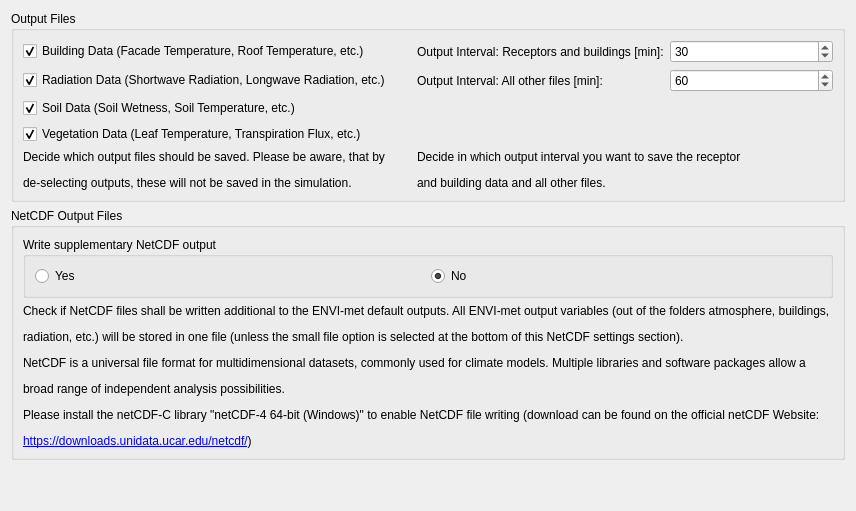
             <widget class="QWidget" name="tab_Output">
              <attribute name="title">
               <string>Output Settings</string>
              </attribute>
              <layout class="QGridLayout" name="gridLayout_98">
               <item row="0" column="0">
                <widget class="QGroupBox" name="gb_outputFiles">
                 <property name="title">
                  <string>Output Files</string>
                 </property>
                 <layout class="QGridLayout" name="gridLayout_34">
                  <item row="0" column="0">
                   <widget class="QCheckBox" name="cb_outputBldData">
                    <property name="text">
                     <string>Building Data (Facade Temperature, Roof Temperature, etc.)</string>
                    </property>
                    <property name="checked">
                     <bool>true</bool>
                    </property>
                   </widget>
                  </item>
                  <item row="3" column="0">
                   <widget class="QCheckBox" name="cb_outputVegData">
                    <property name="text">
                     <string>Vegetation Data (Leaf Temperature, Transpiration Flux, etc.)</string>
                    </property>
                    <property name="checked">
                     <bool>true</bool>
                    </property>
                   </widget>
                  </item>
                  <item row="1" column="0">
                   <widget class="QCheckBox" name="cb_outputRadData">
                    <property name="text">
                     <string>Radiation Data (Shortwave Radiation, Longwave Radiation, etc.)</string>
                    </property>
                    <property name="checked">
                     <bool>true</bool>
                    </property>
                   </widget>
                  </item>
                  <item row="1" column="1" rowspan="2">
                   <spacer name="verticalSpacer_8">
                    <property name="orientation">
                     <enum>Qt::Vertical</enum>
                    </property>
                    <property name="sizeHint" stdset="0">
                     <size>
                      <width>20</width>
                      <height>40</height>
                     </size>
                    </property>
                   </spacer>
                  </item>
                  <item row="0" column="3">
                   <widget class="QSpinBox" name="sb_outputIntRecBld">
                    <property name="minimum">
                     <number>1</number>
                    </property>
                    <property name="maximum">
                     <number>100000</number>
                    </property>
                    <property name="value">
                     <number>30</number>
                    </property>
                   </widget>
                  </item>
                  <item row="4" column="0">
                   <widget class="QLabel" name="label_145">
                    <property name="text">
                     <string>&lt;html&gt;&lt;head/&gt;&lt;body&gt;&lt;p&gt;Decide which output files should be saved. Please be aware, that by &lt;/p&gt;&lt;p&gt;de-selecting outputs, these will not be saved in the simulation.&lt;/p&gt;&lt;/body&gt;&lt;/html&gt;</string>
                    </property>
                   </widget>
                  </item>
                  <item row="2" column="0">
                   <widget class="QCheckBox" name="cb_outputSoilData">
                    <property name="text">
                     <string>Soil Data (Soil Wetness, Soil Temperature, etc.)</string>
                    </property>
                    <property name="checked">
                     <bool>true</bool>
                    </property>
                   </widget>
                  </item>
                  <item row="4" column="2" colspan="2">
                   <widget class="QLabel" name="label_148">
                    <property name="text">
                     <string>&lt;html&gt;&lt;head/&gt;&lt;body&gt;&lt;p&gt;Decide in which output interval you want to save the receptor &lt;/p&gt;&lt;p&gt;and building data and all other files.&lt;/p&gt;&lt;/body&gt;&lt;/html&gt;</string>
                    </property>
                   </widget>
                  </item>
                  <item row="1" column="2">
                   <widget class="QLabel" name="label_147">
                    <property name="text">
                     <string>Output Interval: All other files [min]:</string>
                    </property>
                   </widget>
                  </item>
                  <item row="1" column="3">
                   <widget class="QSpinBox" name="sb_outputIntOther">
                    <property name="minimum">
                     <number>1</number>
                    </property>
                    <property name="maximum">
                     <number>100000</number>
                    </property>
                    <property name="value">
                     <number>60</number>
                    </property>
                   </widget>
                  </item>
                  <item row="0" column="2">
                   <widget class="QLabel" name="label_146">
                    <property name="text">
                     <string>Output Interval: Receptors and buildings [min]:</string>
                    </property>
                   </widget>
                  </item>
                 </layout>
                </widget>
               </item>
               <item row="1" column="0">
                <widget class="QGroupBox" name="gb_netCDFoutput">
                 <property name="title">
                  <string>NetCDF Output Files</string>
                 </property>
                 <layout class="QGridLayout" name="gridLayout_35">
                  <item row="0" column="0">
                   <layout class="QVBoxLayout" name="verticalLayout_13">
                    <item>
                     <widget class="QGroupBox" name="gb_writeNetCDF">
                      <property name="title">
                       <string>Write supplementary NetCDF output</string>
                      </property>
                      <layout class="QGridLayout" name="gridLayout_102">
                       <item row="0" column="0">
                        <widget class="QRadioButton" name="rb_writeNetCDFyes">
                         <property name="sizePolicy">
                          <sizepolicy hsizetype="Minimum" vsizetype="Preferred">
                           <horstretch>0</horstretch>
                           <verstretch>0</verstretch>
                          </sizepolicy>
                         </property>
                         <property name="text">
                          <string>Yes</string>
                         </property>
                        </widget>
                       </item>
                       <item row="0" column="1">
                        <widget class="QRadioButton" name="rb_writeNetCDFNo">
                         <property name="text">
                          <string>No</string>
                         </property>
                         <property name="checked">
                          <bool>true</bool>
                         </property>
                        </widget>
                       </item>
                      </layout>
                     </widget>
                    </item>
                    <item>
                     <widget class="QLabel" name="label_149">
                      <property name="text">
                       <string>&lt;html&gt;&lt;head/&gt;&lt;body&gt;&lt;p&gt;Check if NetCDF files shall be written additional to the ENVI-met default outputs. All ENVI-met output variables (out of the folders atmosphere, buildings, &lt;/p&gt;&lt;p&gt;radiation, etc.) will be stored in one file (unless the small file option is selected at the bottom of this NetCDF settings section). &lt;/p&gt;&lt;p&gt;NetCDF is a universal file format for multidimensional datasets, commonly used for climate models. Multiple libraries and software packages allow a &lt;/p&gt;&lt;p&gt;broad range of independent analysis possibilities.&lt;/p&gt;&lt;p&gt;Please install the netCDF-C library &amp;quot;netCDF-4 64-bit (Windows)&amp;quot; to enable NetCDF file writing (download can be found on the official netCDF Website:&lt;/p&gt;&lt;p&gt;&lt;a href=&quot;https://downloads.unidata.ucar.edu/netcdf/&quot;&gt;&lt;span style=&quot; text-decoration: underline; color:#0000ff;&quot;&gt;https://downloads.unidata.ucar.edu/netcdf/&lt;/span&gt;&lt;/a&gt;)&lt;/p&gt;&lt;/body&gt;&lt;/html&gt;</string>
                      </property>
                     </widget>
                    </item>
                    <item>
                     <layout class="QHBoxLayout" name="horizontalLayout_13"/>
                    </item>
                   </layout>
                  </item>
                 </layout>
                </widget>
               </item>
               <item row="2" column="0">
                <spacer name="verticalSpacer_11">
                 <property name="orientation">
                  <enum>Qt::Vertical</enum>
                 </property>
                 <property name="sizeHint" stdset="0">
                  <size>
                   <width>20</width>
                   <height>40</height>
                  </size>
                 </property>
                </spacer>
               </item>
              </layout>
             </widget>
